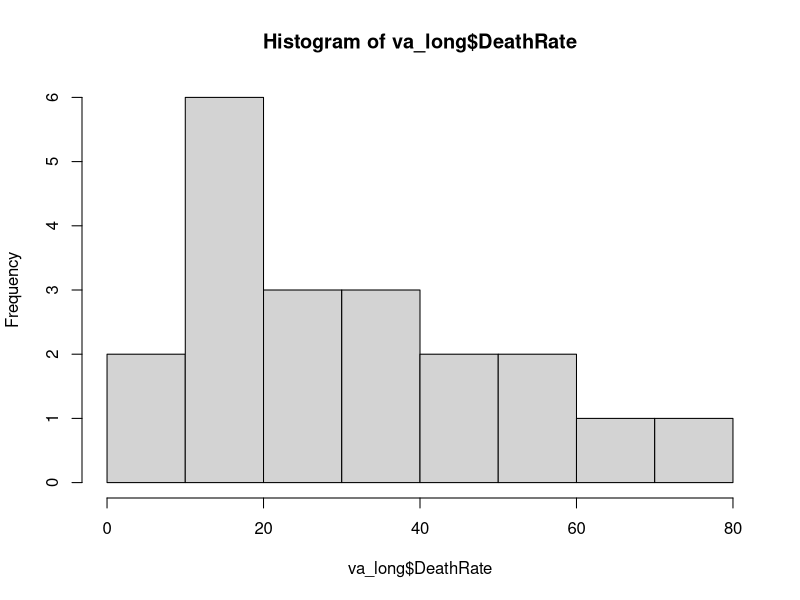
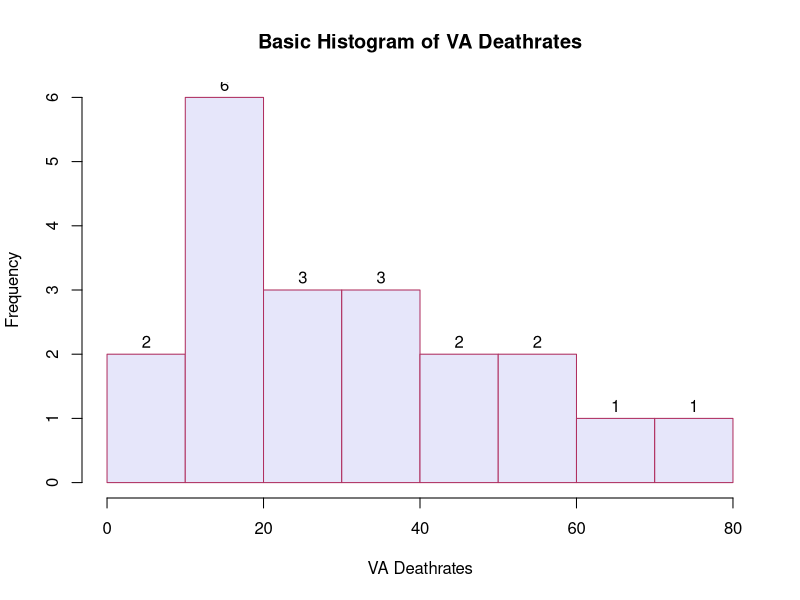
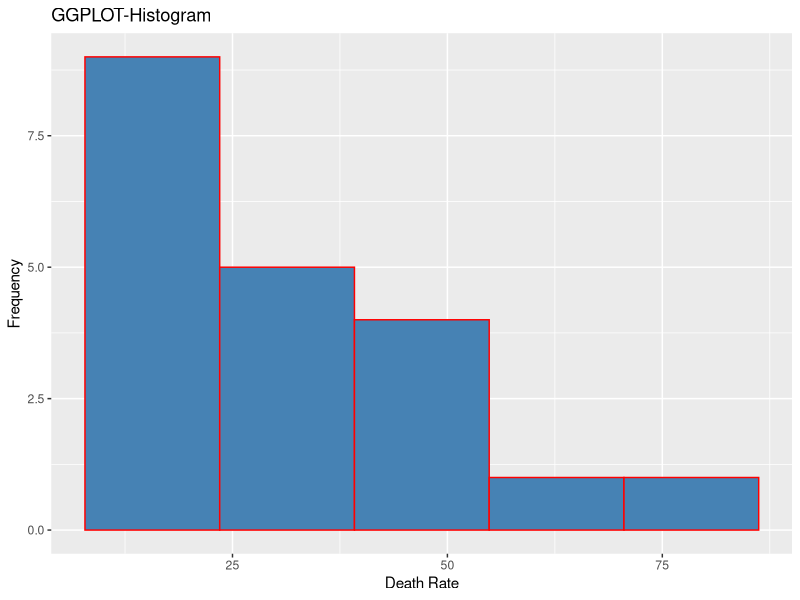

Here is the R script that generated these plots, in order: (Note: this script raises an error after producing the figures.)
# Acceessing info about the dataset
?VADeaths
#Checking the type of dataset 
class(VADeaths)
# accessing help for unknown functions or classes
help(class)


# convertinf given dataset into dataframe
va_df <- as.data.frame(VADeaths)

#checking to confirm if the dataser is changed to DataFrame
class(va_df)

#creating a view of the dataset in the form of a table
View(va_df)

#Creating a new column in the dataframe
va_df$AgeGroups <- row.names(VADeaths)
View(va_df)
va_df

# changing the data into "LONG" format using reshape function
va_long=reshape(va_df,
                direction="long",
                varying=colnames(VADeaths),
                v.names="DeathRate",
                timevar="Population",
                times=colnames(VADeaths)
                )
View(va_long)


# Building a basic histogram
hist(va_long$DeathRate)
help(hist)


#Changing title and labels
hist(va_long$DeathRate,
     main="Basic Histogram of VA Deathrates",
     xlab="VA Deathrates",
     ylab="Frequency",
     labels=TRUE,
     col="lavender",
     border="maroon",
)


#Data
#Asthetics -->X,,Y axis to various variables
#Geometry
#Facets
#Statistics
#Coordinates
#Themes
#Labels
library(ggplot2)

ggplot(
  va_long,
  aes(x=DeathRate)
)+
  geom_histogram(bins=5,
                 fill="steelblue",col="red")+
  labs(title="GGPLOT-Histogram",
       x="Death Rate",
       y="Frequency")

labs(title="GGPLOT-Histogram",
     x="Death Rate",
     y="Frequency")+
  
  
  
help(ggplot)
    
